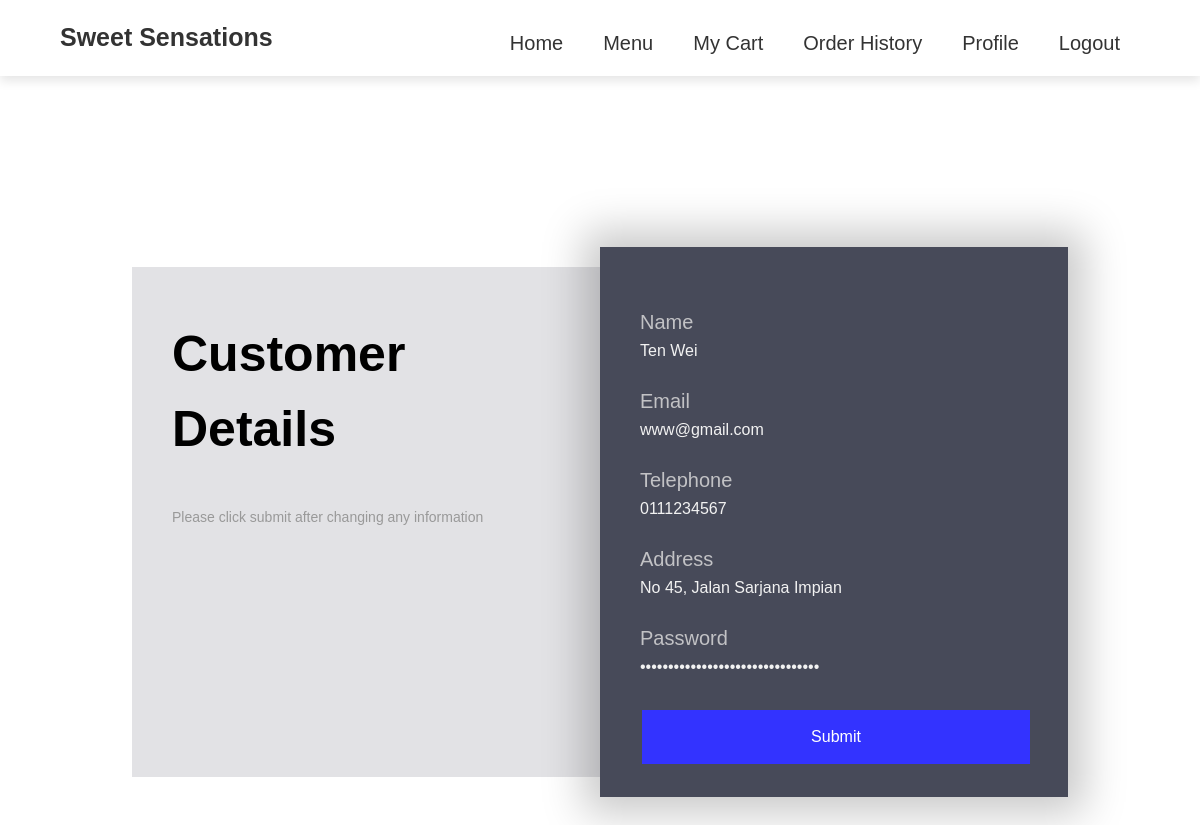
/users/profile.php (signed in), run on the app's committed database.
### tables this page shows
CREATE TABLE `customer` (
  `customerID` int(11) NOT NULL,
  `email` varchar(50) NOT NULL,
  `password` varchar(100) NOT NULL,
  `name` varchar(100) NOT NULL,
  `contactNo` varchar(20) NOT NULL,
  `gender` varchar(5) NOT NULL,
  `dob` date DEFAULT NULL,
  `address` varchar(1000) NOT NULL
);

### users/profile.php (the view, shortened to what this page needs)
<?php
include("../connect.php");
  if (isset($_SESSION["username"])) {
    $id = $_SESSION["username"];
  } else {
    header("Location: ../index.php");
  }
$customer = mysqli_query($conn, "SELECT * FROM customer WHERE customerID = '" . $id . "'");
$row = mysqli_fetch_assoc($customer);
?>
<!doctype html>
<html>
<head>
<link rel="stylesheet" href="https://stackpath.bootstrapcdn.com/font-awesome/4.7.0/css/font-awesome.min.css">
<link rel="stylesheet" href="https://cdnjs.cloudflare.com/ajax/libs/font-awesome/6.0.0/css/all.min.css">
<link rel="stylesheet" a href="../css/profile.css">
<link rel="stylesheet" a href="../css/bootstrapla.css">
</head>
<body>
  <?php include('headerCust.php');?>
  <br>
  <div class="page">
    <div class="container">
      <div class="left">
        <div class="inforegister">Customer Details</div>
        <div class="eula">Please click submit after changing any information</div>
      </div>
      <div class="right">
        <div class="form">
          <form action="" method="post">
            <label>Name</label>
            <input type="text" style="font-size: 16px" placeholder="Name" name="customerName" value="<?php echo $row['name'] ?>">
            <label>Email</label>
            <input type="text" style="font-size: 16px" placeholder="Email" name="email" value="<?php echo $row['email'] ?>">
            <label>Telephone</label>
            <input type="text" style="font-size: 16px" placeholder="Telephone" name="telephone" value="<?php echo $row['contactNo'] ?>">
            <label>Address</label>
            <input type="text" style="font-size: 16px" placeholder="Address" name="address" value="<?php echo $row['address'] ?>">
            <label>Password</label>
            <input pattern=".{8,}" type="password" placeholder="Password" name="password" title="8 characters minimum" value="<?php echo $row['password'] ?>">
            <br><br>
            <button class="button button3" name="submit">Submit</button>
          </div>
        </div>
      </div>
    </div>
</body>
</html>

### css/profile.css (style rules this page uses)
:root { --color-primary: #ad6a06; --color-white: #e9e9e9; --color-black: #141d28; --color-black-1: #212b38; }
* { margin: 0; padding: 0; box-sizing: border-box; }
body { font-family: sans-serif; }
.page { margin-top: 50px; display: flex; flex-direction: column; height: calc(100% - 40px); position: absolute; place-content: center; width: calc(100%); }
.container { display: flex; height: 550px; margin: 0 auto; width: 1000px; }
.left { background: #e2e2e5; height: calc(100% - 40px); top: 20px; position: relative; width: 50%; }
.inforegister { font-size: 50px; font-weight: 900; margin: 50px 40px 40px; }
.eula { color: #999; font-size: 14px; line-height: 1.5; margin: 40px; }
.right { background: #474A59; box-shadow: 0px 0px 40px 16px rgba(0,0,0,0.22); color: #F1F1F2; position: relative; width: 50%; }
.form { margin: 40px; position: absolute; }
label { color: #c2c2c5; display: block; font-size: 20px; height: 16px; margin-top: 20px; margin-bottom: 5px; }
input { background: transparent; border: 0; color: #f2f2f2; font-size: 20px; height: 30px; line-height: 30px; outline: none !important; width: 100%; }
.button { background-color: #3333ff; border: none; color: white; padding: 15px 32px; text-align: center; text-decoration: none; display: inline-block; font-size: 16px; margin: 4px 2px; cursor: pointer; }
.button3 { width: 100%; }

### css/try.css (style rules this page uses)
* { padding: 0; margin: 0; box-sizing: border-box; font-family: Arial, Helvetica, san-serif; text-decoration: none; }

### data on the page
customer: customerName "Ten Wei", email "www@gmail.com", telephone "0111234567", address "No 45, Jalan Sarjana Impian"
